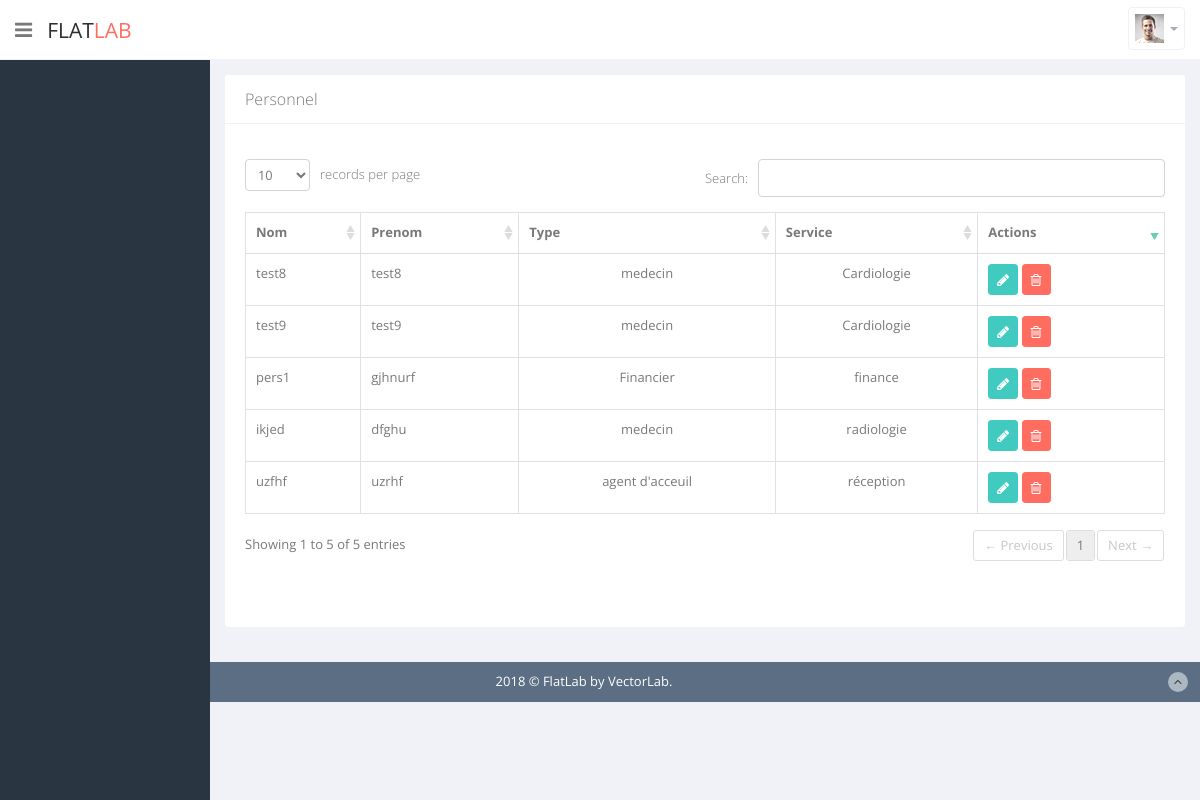
The app's page /listepersonnel.php with its own data.
### tables this page shows
CREATE TABLE `personelles` (
  `id_pers` int(11) NOT NULL,
  `nom` varchar(45) NOT NULL,
  `prenom` varchar(45) NOT NULL,
  `type` varchar(45) NOT NULL,
  `id_ser` int(11) NOT NULL,
  `id_user` int(11) NOT NULL
);

CREATE TABLE `service` (
  `id_ser` int(11) NOT NULL,
  `nom` varchar(45) NOT NULL,
  `specialite` varchar(45) NOT NULL
);

### listepersonnel.php (the view, shortened to what this page needs)
<?php include "header.php" ?>
<?php require('connexion.php');
  $personelles=$pdo->query("SELECT A.*,B.nom nom_ser FROM personelles A,service B WHERE A.id_ser=B.id_ser");
?>
      <section id="main-content">
          <section class="wrapper">
              <div class="row">
                  <div class="col-lg-12">
                      <section class="card">
                          <header class="card-header">
                              Personnel
                          </header>
                          <div class="card-body">
              <div class="adv-table">
              <table  class="display table table-bordered table-striped" id="dynamic-table">
              <thead>
              <tr>
                  <th>Nom</th>
                  <th>Prenom</th>
                  <th>Type</th>
                  <th class="hidden-phone">Service</th>
                  <th class="hidden-phone">Actions</th>
              </tr>
              </thead>
              <tbody>
                <?php foreach ($personelles as $personelle): ?>
                                  <tr class="gradeX" id="<?= $personelle['id_pers'] ?>">
                                      <td><?= $personelle['nom'] ?></td>
                                      <td><?= $personelle['prenom'] ?></td>
                                      <td class="center hidden-phone"><?= $personelle['type'] ?></td>
                                      <td class="center hidden-phone"><?= $personelle['nom_ser'] ?></td>
                                      <td>
                                      <button class="btn btn-primary btn-sm"><a href="modifierpersonnel.php?id_pers=<?= $personelle['id_pers'] ?>" style="color: #fff"><i class="fa fa-pencil"></i></a></button>
                                      <button class="btn btn-danger btn-sm"><a href="deletepersonelle.php?id_pers=<?= $personelle['id_pers'] ?>" style="color: #fff"><i class="fa fa-trash-o "></i></a></button>
                                  </td>
                                  </tr>
                  <?php endforeach; ?>
              </tbody>
              </table>
              </div>
              </div>
                      </section>
                  </div>
              </div>
          </section>
      </section>
<?php include "footer.php" ?>

### header.php (shortened to what this page needs)
<!DOCTYPE html>
<html lang="en">
<head>
    <link href="css/bootstrap.min.css" rel="stylesheet">
    <link href="css/bootstrap-reset.css" rel="stylesheet">
    <link href="assets/font-awesome/css/font-awesome.css" rel="stylesheet" />
    <link href="assets/advanced-datatable/media/css/demo_page.css" rel="stylesheet" />
    <link href="assets/advanced-datatable/media/css/demo_table.css" rel="stylesheet" />
    <link rel="stylesheet" href="assets/data-tables/DT_bootstrap.css" />
      <link href="css/slidebars.css" rel="stylesheet">
    <link href="css/style.css" rel="stylesheet">
    <link href="css/style-responsive.css" rel="stylesheet" />
  </head>
  <body>
  <section id="container" class="">
      <header class="header white-bg">
          <div class="sidebar-toggle-box">
              <i class="fa fa-bars"></i>
          </div>
          <a href="index-2.html" class="logo">Flat<span>lab</span></a>
          <div class="top-nav ">
              <ul class="nav pull-right top-menu">
                  <li class="dropdown">
                      <a data-toggle="dropdown" class="dropdown-toggle" href="#">
                          <img alt="" src="img/avatar1_small.jpg">
                          <b class="caret"></b>
                      </a>
                  </li>
              </ul>
          </div>
      </header>
      <aside>
          <div id="sidebar"  class="nav-collapse ">
          </div>
      </aside>

### footer.php (shortened to what this page needs)
      <footer class="site-footer">
          <div class="text-center">
              2018 &copy; FlatLab by VectorLab.
              <a href="#" class="go-top">
                  <i class="fa fa-angle-up"></i>
              </a>
          </div>
      </footer>
  </section>
  </body>
</html>

### assets/advanced-datatable/media/css/demo_table.css (style rules this page uses)
table.display { margin: 0 auto; clear: both; width: 100%; }
table.display thead th { padding: 3px 18px 3px 10px; border-bottom: 1px solid black; font-weight: bold; cursor: pointer; * cursor: hand; }
table.display td { padding: 3px 10px; }
table.display td.center { text-align: center; }
.sorting_desc { background: url('../images/sort_desc.png') no-repeat center right; }
.sorting { background: url('../images/sort_both.png') no-repeat center right; }
table.display tr.odd.gradeX { background-color: #ffdddd; }
table.display tr.even.gradeX { background-color: #ffeeee; }
tr.odd { background-color: #E2E4FF; }
tr.even { background-color: white; }
tr.odd td.sorting_1 { background-color: #D3D6FF; }
tr.even td.sorting_1 { background-color: #EAEBFF; }
tr.odd.gradeX td.sorting_1 { background-color: #ffc4c4; }
tr.even.gradeX td.sorting_1 { background-color: #ffd5d5; }
table.display tr.gradeX { background-color: #ffdddd; }

### records on screen
personelles: nom "test8", prenom "test8", type "medecin", id_ser.nom "Cardiologie"
personelles: nom "test9", prenom "test9", type "medecin", id_ser.nom "Cardiologie"
personelles: nom "pers1", prenom "gjhnurf", type "Financier", id_ser.nom "finance"
personelles: nom "ikjed", prenom "dfghu", type "medecin", id_ser.nom "radiologie"
personelles: nom "uzfhf", prenom "uzrhf", type "agent d'acceuil", id_ser.nom "réception"
